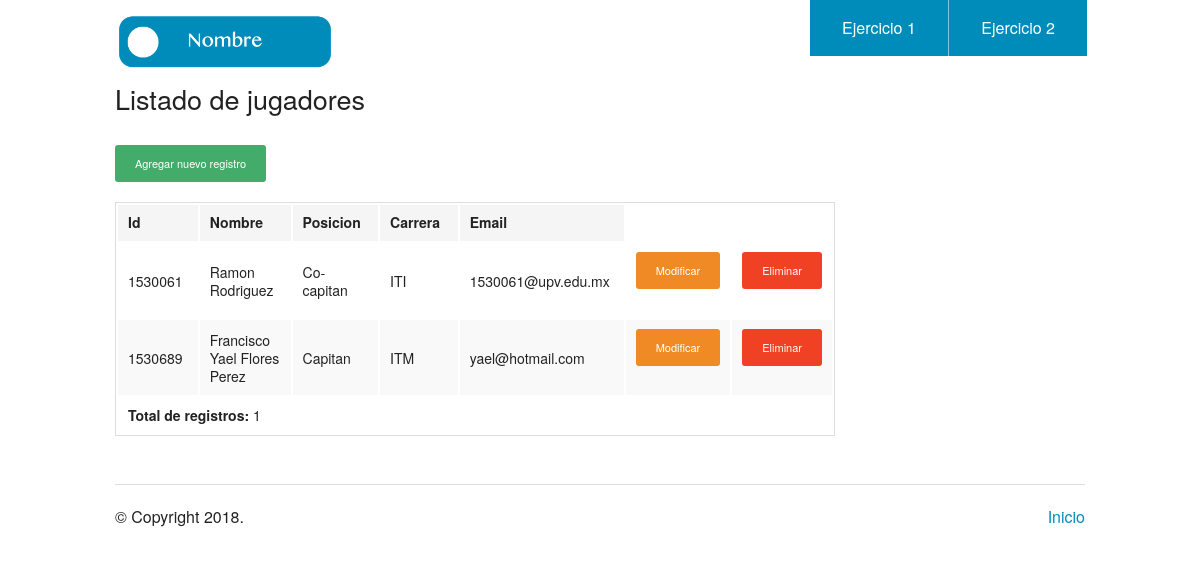
Screenshot of /listado.php?t=2 with the database file from the repository.
### tables this page shows
CREATE TABLE IF NOT EXISTS `sport_team` (
  `id` varchar(128) NOT NULL,
  `nombre` varchar(128) NOT NULL,
  `posicion` varchar(128) NOT NULL,
  `carrera` varchar(128) NOT NULL,
  `email` varchar(128) NOT NULL,
  `id_type` int(11) NOT NULL,
  PRIMARY KEY (`id`)
);

### db/database2.php (called while the page is built, shortened)
<?php
	function getPDO(){
        $host = DB_HOST;
        $dbname = DB_DATABASE;
        $dbOtp = array(PDO::MYSQL_ATTR_INIT_COMMAND => "SET NAMES 'utf8'");
        $pdoObj = new PDO("mysql:host={$host};dbname={$dbname};port=3307", DB_USER, DB_PASSWORD, $dbOtp);
        return $pdoObj;
    }
	function getAll($num){
		$db = getPDO();
		$stmt = $db->prepare("SELECT * FROM sport_team WHERE id_type=:num");
		$stmt->bindParam(':num', $num);
		$stmt->execute();
		if($stmt->rowCount())
			return $stmt;
		return [];
	}
?>

### listado.php (the view, shortened to what this page needs)
<?php
include_once('db/database2.php');
$t = $_GET["t"];
$user_access = getAll($t);
$total_users = count($user_access);
?>
<!doctype html>
<html class="no-js" lang="en">
  <head>
    <link rel="stylesheet" href="./css/foundation.css" />
  </head>
  <body>
    <?php require_once('header.php'); ?>
    <div class="row">
      <div class="large-9 columns">
        <h3>Listado de jugadores<h3>
        <div class="section-container tabs" data-section>
          <section class="section">
            <div class="content" data-slug="panel1">
              <td><a href="./add.php?t=<?php echo($t) ?>" class="button radius tiny success">Agregar nuevo registro</a></td>
              <?php if($total_users){ ?>
              <table>
                <thead>
                  <tr>
                    <th width="200">Id</th>
                    <th width="250">Nombre</th>
                    <th width="250">Posicion</th>
                    <th width="250">Carrera</th>
                    <th width="250">Email</th>
                  </tr>
                </thead>
                <tbody>
                  <?php foreach( $user_access as $id => $user ){ ?>
                  <tr>
                    <td><?php echo $user['id'] ?></td>
                    <td><?php echo $user['nombre'] ?></td>
                    <td><?php echo $user['posicion'] ?></td>
                    <td><?php echo $user['carrera'] ?></td>
                    <td><?php echo $user['email'] ?></td>
                    <td><a href="./update.php?id=<?php echo($user['id']); ?>&t=<?php echo($t) ?>" class="button radius tiny warning"">Modificar</a></td>
                    <td><a href="./delete.php?id=<?php echo($user['id']); ?>" class="button radius tiny alert" onClick="wait();">Eliminar</a></td>
                  </tr>
                  <?php } ?>
                  <tr>
                    <td colspan="4"><b>Total de registros: </b> <?php echo $total_users; ?></td>
                  </tr>
                </tbody>
              </table>
              <?php }else{ ?>
              No hay registros
              <?php } ?>
            </div>
          </section>
        </div>
      </div>
    </div>
    <?php require_once('footer.php'); ?>

### rows the page displays
sport_team: id "1530061", nombre "Ramon Rodriguez", posicion "Co-capitan", carrera "ITI", email "1530061@upv.edu.mx"
sport_team: id "1530689", nombre "Francisco Yael Flores Perez", posicion "Capitan", carrera "ITM", email "yael@hotmail.com"

### other values shown
$total_users "1"
$hoy->format('Y') "2018"
